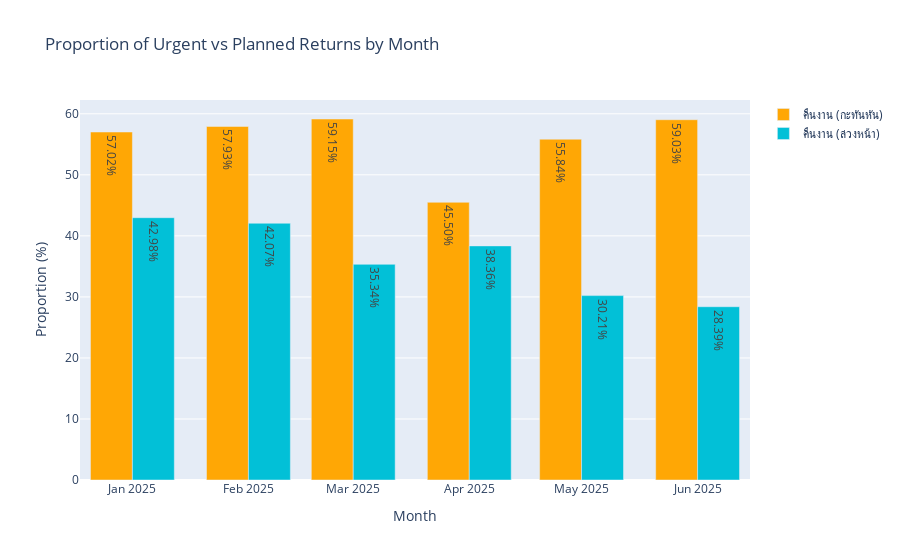

This figure's notebook cell:
### Code cell
# Select only the required rows
df_plot = df_table.loc[['คืนงาน (กะทันหัน)', 'คืนงาน (ล่วงหน้า)']]

fig = go.Figure()

# Define the colors you want
colors = {
    'คืนงาน (กะทันหัน)': '#ffa705',  # Orange
    'คืนงาน (ล่วงหน้า)': '#02c0d7'   # Teal/Cyan
}

for idx, row in df_plot.iterrows():
    fig.add_trace(go.Bar(
        x=df_plot.columns,
        y=row.values,
        name=idx,
        text=[f"{v:.2f}%" for v in row.values],
        textposition='auto',
        marker_color=colors[idx] # Assign color based on the index (name)
    ))

fig.update_layout(
    barmode='group',
    title='Proportion of Urgent vs Planned Returns by Month',
    xaxis_title='Month',
    yaxis_title='Proportion (%)'
)
fig.show()

### Figure 1 — Plotly figure (JSON) as saved in the notebook; plotly's stock layout.template omitted (floating-point values rounded to 4 significant figures)
{"data": [{"marker": {"color": "#ffa705"}, "name": "คืนงาน (กะทันหัน)", "text": ["57.02%", "57.93%", "59.15%", "45.50%", "55.84%", "59.03%"], "textposition": "auto", "type": "bar", "x": ["2025-01", "2025-02", "2025-03", "2025-04", "2025-05", "2025-06"], "y": [57.02, 57.93, 59.15, 45.5, 55.84, 59.03]}, {"marker": {"color": "#02c0d7"}, "name": "คืนงาน (ล่วงหน้า)", "text": ["42.98%", "42.07%", "35.34%", "38.36%", "30.21%", "28.39%"], "textposition": "auto", "type": "bar", "x": ["2025-01", "2025-02", "2025-03", "2025-04", "2025-05", "2025-06"], "y": [42.98, 42.07, 35.34, 38.36, 30.21, 28.39]}], "layout": {"barmode": "group", "title": {"text": "Proportion of Urgent vs Planned Returns by Month"}, "xaxis": {"title": {"text": "Month"}}, "yaxis": {"title": {"text": "Proportion (%)"}}}}
